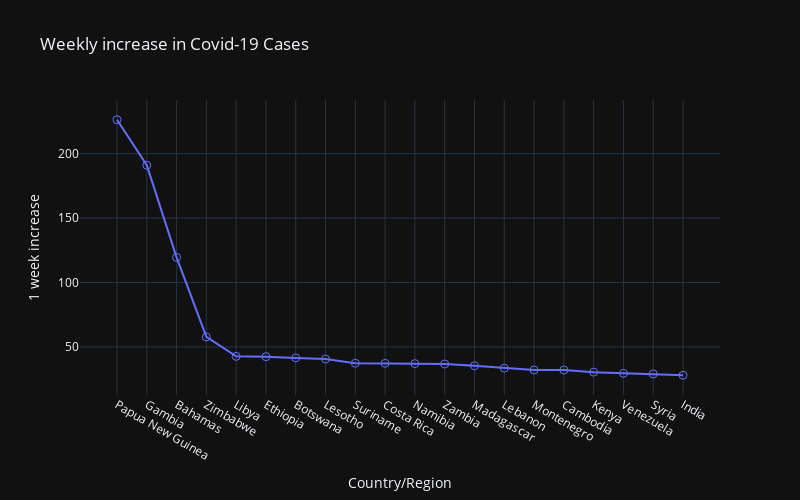

Notebook code for this chart:
### Code cell
trendline = df.sort_values(by='1 week increase', ascending=False).head(20) # this line will sort the data by 1 week % increase in descending order and select top 20 countries

fig = px.line(trendline, x='Country/Region', y='1 week increase', title='Weekly increase in Covid-19 Cases',
    template='plotly_dark',markers=True, width=800, height=500)
fig.update_traces(marker=dict(size=8, symbol ='circle-open'))
fig.show()

### Figure 1 — Plotly figure (JSON) as saved in the notebook; plotly's stock layout.template omitted (floating-point values rounded to 4 significant figures)
{"data": [{"hovertemplate": "Country/Region=%{x}<br>1 week increase=%{y}<extra></extra>", "legendgroup": "", "line": {"color": "#636efa", "dash": "solid"}, "marker": {"size": 8, "symbol": "circle-open"}, "mode": "lines+markers", "name": "", "orientation": "v", "showlegend": false, "type": "scatter", "x": ["Papua New Guinea", "Gambia", "Bahamas", "Zimbabwe", "Libya", "Ethiopia", "Botswana", "Lesotho", "Suriname", "Costa Rica", "Namibia", "Zambia", "Madagascar", "Lebanon", "Montenegro", "Cambodia", "Kenya", "Venezuela", "Syria", "India"], "xaxis": "x", "y": [226.3, 191.1, 119.5, 57.85, 42.78, 42.52, 41.57, 40.67, 37.44, 37.34, 37.13, 36.86, 35.47, 33.63, 32.22, 32.16, 30.53, 29.63, 29.12, 28.11], "yaxis": "y"}], "layout": {"height": 500, "legend": {"tracegroupgap": 0}, "title": {"text": "Weekly increase in Covid-19 Cases"}, "width": 800, "xaxis": {"anchor": "y", "domain": [0, 1], "title": {"text": "Country/Region"}}, "yaxis": {"anchor": "x", "domain": [0, 1], "title": {"text": "1 week increase"}}}}
